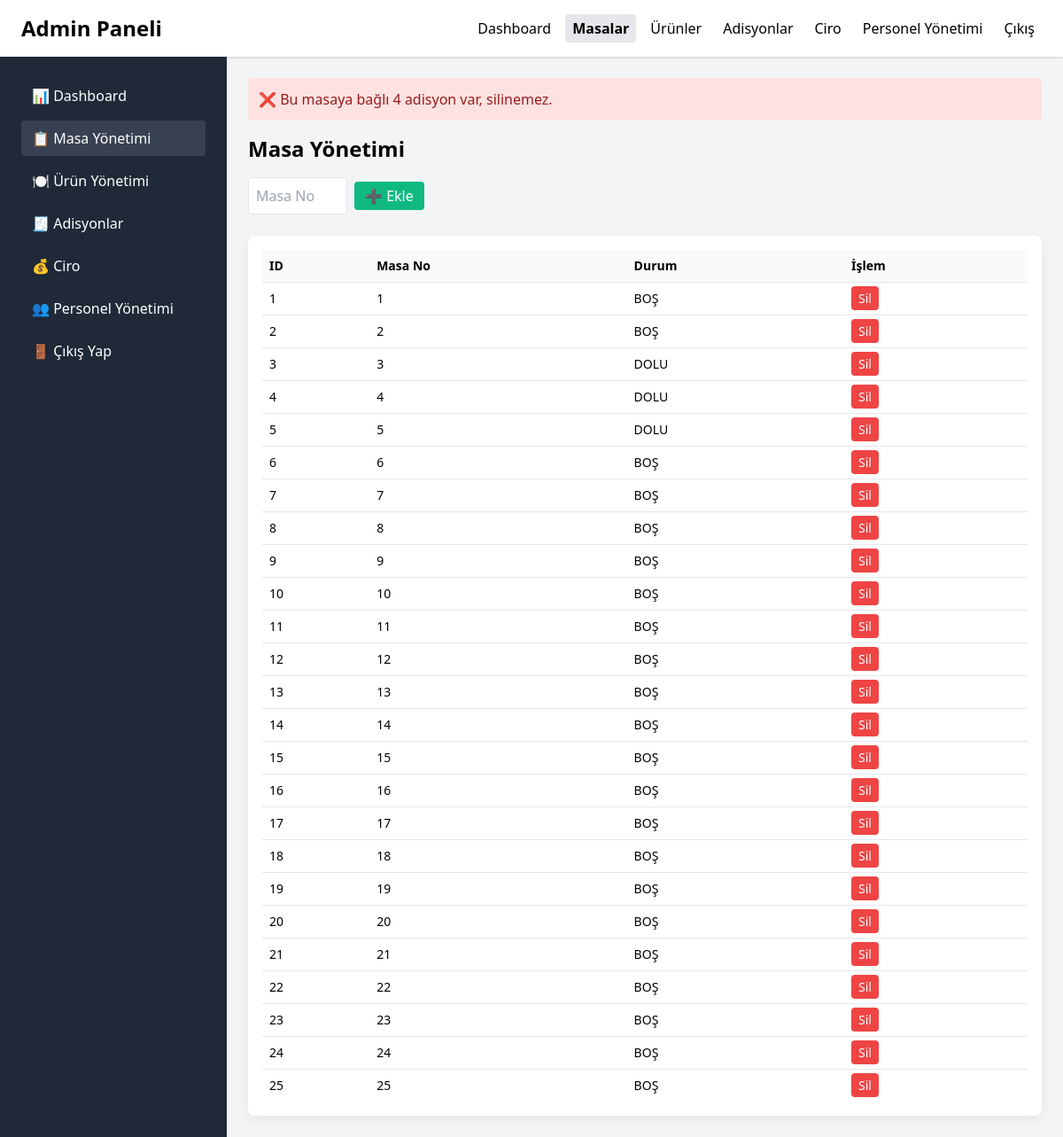
Screenshot of /admin.php?page=masalar&sil=1 (signed in) with the database file from the repository.
### tables this page shows
CREATE TABLE `masalar` (
  `id` int(11) NOT NULL,
  `masa_no` int(11) NOT NULL,
  `durum` tinyint(1) DEFAULT 0
);

### admin.php (the view, shortened to what this page needs)
<?php
include "db.php";
$page = $_GET['page'] ?? 'dashboard';
?>
<!DOCTYPE html>
<html lang="tr">
<head>
  <link href="https://cdn.jsdelivr.net/npm/tailwindcss@2.2.19/dist/tailwind.min.css" rel="stylesheet">
</head>
<body class="bg-gray-100">
  <header class="flex items-center justify-between bg-white shadow px-4 py-3 md:px-6 md:py-4">
    <div class="flex items-center gap-2">
      <span class="text-xl md:text-2xl font-semibold">Admin Paneli</span>
    </div>
<div class="hidden md:flex gap-2 items-center">
  <a href="admin.php?page=dashboard" class="py-1 px-2 rounded hover:bg-gray-100 <?= $page==='dashboard' ? 'bg-gray-200 font-bold':'' ?>">Dashboard</a>
  <a href="admin.php?page=masalar" class="py-1 px-2 rounded hover:bg-gray-100 <?= $page==='masalar' ? 'bg-gray-200 font-bold':'' ?>">Masalar</a>
  <a href="admin.php?page=urunler" class="py-1 px-2 rounded hover:bg-gray-100 <?= $page==='urunler' ? 'bg-gray-200 font-bold':'' ?>">Ürünler</a>
  <a href="admin.php?page=adisyonlar" class="py-1 px-2 rounded hover:bg-gray-100 <?= $page==='adisyonlar' ? 'bg-gray-200 font-bold':'' ?>">Adisyonlar</a>
  <a href="admin.php?page=ciro" class="py-1 px-2 rounded hover:bg-gray-100 <?= $page==='ciro' ? 'bg-gray-200 font-bold':'' ?>">Ciro</a>
  <a href="admin.php?page=personel" class="py-1 px-2 rounded hover:bg-gray-100 <?= $page==='personel' ? 'bg-gray-200 font-bold':'' ?>">Personel Yönetimi</a>
  <a href="logout.php" class="py-1 px-2 rounded hover:bg-gray-100">Çıkış</a>
</div>
  </header>
  <div class="flex min-h-screen">
    <aside id="sidebar" class="fixed inset-y-0 left-0 z-40 w-64 bg-gray-800 text-white p-6 transform -translate-x-full transition-transform duration-200 ease-in-out md:relative md:translate-x-0 md:block hidden md:w-64 md:bg-gray-800 md:text-white md:p-6">
  <nav class="space-y-2 sidebar">
    <a href="admin.php?page=dashboard" class="block py-2 px-3 rounded hover:bg-gray-700 <?= $page==='dashboard' ? 'active':'' ?>">📊 Dashboard</a>
    <a href="admin.php?page=masalar" class="block py-2 px-3 rounded hover:bg-gray-700 <?= $page==='masalar' ? 'active':'' ?>">📋 Masa Yönetimi</a>
    <a href="admin.php?page=urunler" class="block py-2 px-3 rounded hover:bg-gray-700 <?= $page==='urunler' ? 'active':'' ?>">🍽️ Ürün Yönetimi</a>
    <a href="admin.php?page=adisyonlar" class="block py-2 px-3 rounded hover:bg-gray-700 <?= $page==='adisyonlar' ? 'active':'' ?>">🧾 Adisyonlar</a>
    <a href="admin.php?page=ciro" class="block py-2 px-3 rounded hover:bg-gray-700 <?= $page==='ciro' ? 'active':'' ?>">💰 Ciro</a>
    <a href="admin.php?page=personel" class="block py-2 px-3 rounded hover:bg-gray-700 <?= $page==='personel' ? 'active':'' ?>">👥 Personel Yönetimi</a>
    <a href="logout.php" class="block py-2 px-3 rounded hover:bg-gray-700">🚪 Çıkış Yap</a>
</nav>
    </aside>
    <main class="flex-1 p-3 sm:p-6 transition-all duration-200">
      <?php
      switch ($page) {
  ?>
  <?php
        case 'masalar':
          if (isset($_GET['sil'])) {
              $id = intval($_GET['sil']);
              $check = $conn->query("SELECT COUNT(*) as s FROM adisyonlar WHERE masa_id=$id")->fetch_assoc()['s'] ?? 0;
              if ($check > 0) {
                  echo "<div class='mb-4 p-3 bg-red-100 text-red-800 rounded'>❌ Bu masaya bağlı $check adisyon var, silinemez.</div>";
              } else {
                  if ($conn->query("DELETE FROM masalar WHERE id=$id")) {
                      echo "<div class='mb-4 p-3 bg-green-100 text-green-800 rounded'>✅ Masa silindi.</div>";
                  }
              }
          }
          ?>
          <h1 class="text-2xl font-bold mb-4">Masa Yönetimi</h1>
          <form method="post" class="flex flex-wrap gap-2 items-center mb-6">
            <input type="number" name="masa_no" required placeholder="Masa No" class="border p-2 rounded w-28">
            <button type="submit" name="ekle" class="bg-green-500 text-white px-3 py-1 rounded">➕ Ekle</button>
          </form>
          <?php
          $resMasalar = $conn->query("SELECT * FROM masalar ORDER BY masa_no ASC");
          echo "<div class='card overflow-x-auto'><table class='min-w-full text-sm'>";
          echo "<thead class='bg-gray-50'><tr><th class='p-2 text-left'>ID</th><th class='p-2 text-left'>Masa No</th>";
          echo "<th class='p-2 text-left'>Durum</th><th class='p-2 text-left'>İşlem</th></tr></thead><tbody>";
          while ($m = $resMasalar->fetch_assoc()) {
              $durum = $m['durum'] ? "DOLU" : "BOŞ";
              echo "<tr class='border-t'><td class='p-2'>{$m['id']}</td><td class='p-2'>{$m['masa_no']}</td>";
              echo "<td class='p-2'>{$durum}</td><td class='p-2'><a href='admin.php?page=masalar&sil={$m['id']}' class='bg-red-500 text-white px-2 py-1 rounded'>Sil</a></td></tr>";
          }
          echo "</tbody></table></div>";
          break;
    ?>
          <?php
      }
      ?>
    </main>
  </div>
</body>
</html>

### admin.php (style rules this page uses)
.sidebar a.active { background:#374151; }
.card { background:#fff; border-radius:8px; padding:16px; box-shadow:0 4px 16px rgba(2,6,23,0.06); }

### rows the page displays
masalar: id "1", masa_no "1", durum "BOŞ"
masalar: id "2", masa_no "2", durum "BOŞ"
masalar: id "3", masa_no "3", durum "DOLU"
masalar: id "4", masa_no "4", durum "DOLU"
masalar: id "5", masa_no "5", durum "DOLU"
masalar: id "6", masa_no "6", durum "BOŞ"
masalar: id "7", masa_no "7", durum "BOŞ"
masalar: id "8", masa_no "8", durum "BOŞ"
masalar: id "9", masa_no "9", durum "BOŞ"
masalar: id "10", masa_no "10", durum "BOŞ"
masalar: id "11", masa_no "11", durum "BOŞ"
masalar: id "12", masa_no "12", durum "BOŞ"
masalar: id "13", masa_no "13", durum "BOŞ"
masalar: id "14", masa_no "14", durum "BOŞ"
masalar: id "15", masa_no "15", durum "BOŞ"
masalar: id "16", masa_no "16", durum "BOŞ"
masalar: id "17", masa_no "17", durum "BOŞ"
masalar: id "18", masa_no "18", durum "BOŞ"
masalar: id "19", masa_no "19", durum "BOŞ"
masalar: id "20", masa_no "20", durum "BOŞ"
masalar: id "21", masa_no "21", durum "BOŞ"
masalar: id "22", masa_no "22", durum "BOŞ"
masalar: id "23", masa_no "23", durum "BOŞ"
masalar: id "24", masa_no "24", durum "BOŞ"
masalar: id "25", masa_no "25", durum "BOŞ"

### other values shown
$check "4"
